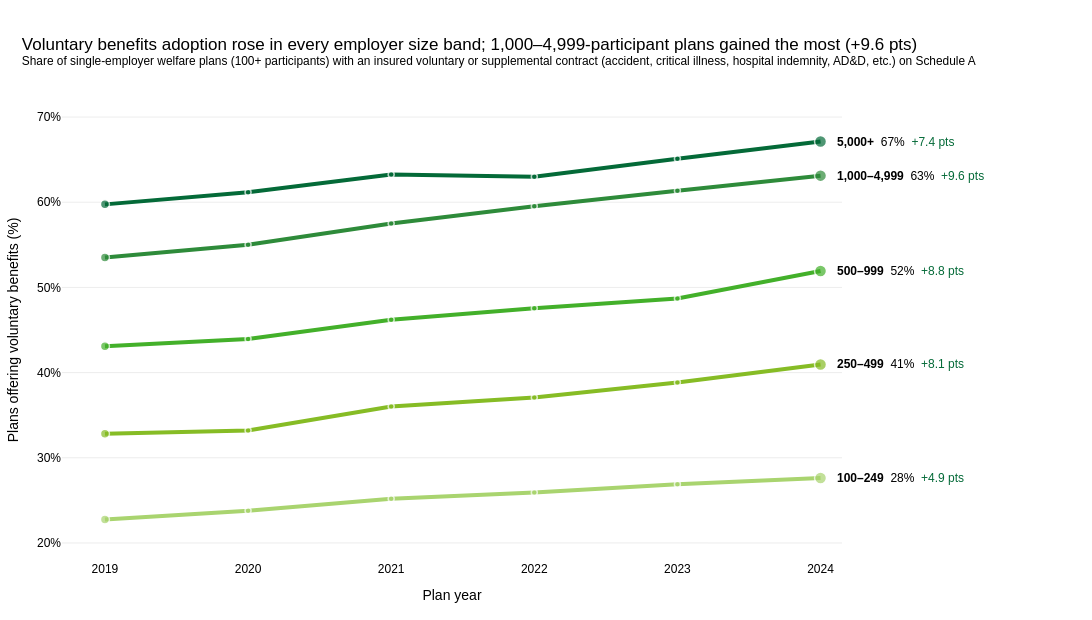

Source (notebook cell):
### Markdown cell above
## 8. Is voluntary benefits adoption spreading across employer sizes?

### Code cell
VOLUNTARY = f"""
    WITH filings AS ({FILINGS})
    SELECT
        f.FORM_YEAR,
        f.plan_key,
        ANY_VALUE(f.participants) AS participants,
        BOOL_OR(
            COALESCE(a.WLFR_BNFT_OTHER_IND = '1' OR a.WLFR_BNFT_INDEMNITY_IND = '1', FALSE)
            AND NOT COALESCE(
                a.WLFR_BNFT_HEALTH_IND = '1' OR a.WLFR_BNFT_HMO_IND = '1' OR a.WLFR_BNFT_PPO_IND = '1'
                OR a.WLFR_BNFT_DRUG_IND = '1' OR a.WLFR_BNFT_STOP_LOSS_IND = '1'
                OR a.WLFR_BNFT_DENTAL_IND = '1' OR a.WLFR_BNFT_VISION_IND = '1'
                OR a.WLFR_BNFT_LIFE_INSUR_IND = '1' OR a.WLFR_BNFT_TEMP_DISAB_IND = '1'
                OR a.WLFR_BNFT_LONG_TERM_DISAB_IND = '1', FALSE)
        ) AS has_voluntary
    FROM filings f
    JOIN gold.SCH_A a USING (ACK_ID)
    WHERE f.entity_type = '2'
      AND f.participants >= 100
    GROUP BY 1, 2
"""

with duckdb.connect(DB_PATH, read_only=True) as con:
    voluntary = con.sql(VOLUNTARY).df()

vol_bins = [100, 250, 500, 1_000, 5_000, np.inf]
vol_labels = ["100–249", "250–499", "500–999", "1,000–4,999", "5,000+"]
adoption = (
    voluntary.assign(
        size_band=pd.cut(
            voluntary["participants"], bins=vol_bins, labels=vol_labels, right=False
        )
    )
    .groupby(["size_band", "FORM_YEAR"], observed=True)["has_voluntary"]
    .mean()
    .mul(100)
    .unstack("FORM_YEAR")
)
adoption["delta"] = adoption[LAST] - adoption[FIRST]
all_bands_up = (adoption["delta"] > 0).all()
lead = adoption["delta"].idxmax()

band_colors = ["#A9D46F", PALETTE[0], PALETTE[1], "#2E8B3A", PALETTE[2]]

fig = go.Figure()
base_theme(
    fig,
    f"Voluntary benefits adoption rose in {'every' if all_bands_up else 'most'} employer size band; "
    f"{lead}-participant plans gained the most (+{adoption.loc[lead, 'delta']:.1f} pts)",
    "Share of single-employer welfare plans (100+ participants) with an insured voluntary or supplemental "
    "contract (accident, critical illness, hospital indemnity, AD&D, etc.) on Schedule A",
    height=620,
)

for band, color in zip(vol_labels, band_colors):
    y = adoption.loc[band, YEARS]
    fig.add_trace(
        go.Scatter(
            x=YEARS,
            y=y,
            mode="lines+markers",
            name=band,
            line=dict(color=color, width=4),
            marker=dict(
                size=[9] + [6] * (len(YEARS) - 2) + [12],
                color=color,
                line=dict(color="white", width=1.5),
            ),
            hovertemplate=f"{band} participants<br>%{{x}}: %{{y:.1f}}% of plans<extra></extra>",
            showlegend=False,
        )
    )
    fig.add_annotation(
        x=LAST,
        y=y.iloc[-1],
        text=f"<b>{band}</b>  {y.iloc[-1]:.0f}%  "
        f"<span style='color:{PALETTE[2]}'>+{adoption.loc[band, 'delta']:.1f} pts</span>",
        showarrow=False,
        xanchor="left",
        xshift=14,
        font=dict(size=12, color=BLACK),
    )

fig.update_layout(
    width=FIG_WIDTH,
    margin=dict(l=60, r=250, t=100, b=60),
    xaxis=dict(
        tickvals=YEARS,
        title="Plan year",
        showgrid=False,
        range=[FIRST - 0.3, LAST + 0.15],
    ),
    yaxis=dict(
        title="Plans offering voluntary benefits (%)",
        ticksuffix="%",
        gridcolor="#EDEDED",
        range=[
            np.floor(adoption[YEARS].values.min() / 10) * 10 - 2,
            np.ceil(adoption[YEARS].values.max() / 10) * 10 + 2,
        ],
    ),
)
save_figure(fig, "08-voluntary-adoption-by-size", ANALYSIS_PATH)
fig.show()

### Figure 1 — Plotly figure (JSON) as saved in the notebook; plotly's stock layout.template omitted (floating-point values rounded to 4 significant figures)
{"data": [{"hovertemplate": "100–249 participants<br>%{x}: %{y:.1f}% of plans<extra></extra>", "line": {"color": "#A9D46F", "width": 4}, "marker": {"color": "#A9D46F", "line": {"color": "white", "width": 1.5}, "size": [9, 6, 6, 6, 6, 12]}, "mode": "lines+markers", "name": "100–249", "showlegend": false, "type": "scatter", "x": [2019, 2020, 2021, 2022, 2023, 2024], "y": [22.76, 23.78, 25.19, 25.94, 26.88, 27.62]}, {"hovertemplate": "250–499 participants<br>%{x}: %{y:.1f}% of plans<extra></extra>", "line": {"color": "#86BC25", "width": 4}, "marker": {"color": "#86BC25", "line": {"color": "white", "width": 1.5}, "size": [9, 6, 6, 6, 6, 12]}, "mode": "lines+markers", "name": "250–499", "showlegend": false, "type": "scatter", "x": [2019, 2020, 2021, 2022, 2023, 2024], "y": [32.83, 33.21, 36.02, 37.07, 38.84, 40.95]}, {"hovertemplate": "500–999 participants<br>%{x}: %{y:.1f}% of plans<extra></extra>", "line": {"color": "#43B02A", "width": 4}, "marker": {"color": "#43B02A", "line": {"color": "white", "width": 1.5}, "size": [9, 6, 6, 6, 6, 12]}, "mode": "lines+markers", "name": "500–999", "showlegend": false, "type": "scatter", "x": [2019, 2020, 2021, 2022, 2023, 2024], "y": [43.09, 43.96, 46.21, 47.55, 48.69, 51.93]}, {"hovertemplate": "1,000–4,999 participants<br>%{x}: %{y:.1f}% of plans<extra></extra>", "line": {"color": "#2E8B3A", "width": 4}, "marker": {"color": "#2E8B3A", "line": {"color": "white", "width": 1.5}, "size": [9, 6, 6, 6, 6, 12]}, "mode": "lines+markers", "name": "1,000–4,999", "showlegend": false, "type": "scatter", "x": [2019, 2020, 2021, 2022, 2023, 2024], "y": [53.52, 55.02, 57.49, 59.51, 61.34, 63.12]}, {"hovertemplate": "5,000+ participants<br>%{x}: %{y:.1f}% of plans<extra></extra>", "line": {"color": "#046A38", "width": 4}, "marker": {"color": "#046A38", "line": {"color": "white", "width": 1.5}, "size": [9, 6, 6, 6, 6, 12]}, "mode": "lines+markers", "name": "5,000+", "showlegend": false, "type": "scatter", "x": [2019, 2020, 2021, 2022, 2023, 2024], "y": [59.75, 61.17, 63.25, 63.0, 65.09, 67.13]}], "layout": {"annotations": [{"font": {"color": "#000000", "size": 12}, "showarrow": false, "text": "<b>100–249</b>  28%  <span style='color:#046A38'>+4.9 pts</span>", "x": 2024, "xanchor": "left", "xshift": 14, "y": 27.62}, {"font": {"color": "#000000", "size": 12}, "showarrow": false, "text": "<b>250–499</b>  41%  <span style='color:#046A38'>+8.1 pts</span>", "x": 2024, "xanchor": "left", "xshift": 14, "y": 40.95}, {"font": {"color": "#000000", "size": 12}, "showarrow": false, "text": "<b>500–999</b>  52%  <span style='color:#046A38'>+8.8 pts</span>", "x": 2024, "xanchor": "left", "xshift": 14, "y": 51.93}, {"font": {"color": "#000000", "size": 12}, "showarrow": false, "text": "<b>1,000–4,999</b>  63%  <span style='color:#046A38'>+9.6 pts</span>", "x": 2024, "xanchor": "left", "xshift": 14, "y": 63.12}, {"font": {"color": "#000000", "size": 12}, "showarrow": false, "text": "<b>5,000+</b>  67%  <span style='color:#046A38'>+7.4 pts</span>", "x": 2024, "xanchor": "left", "xshift": 14, "y": 67.13}], "colorway": ["#86BC25", "#43B02A", "#046A38"], "font": {"color": "#000000", "family": "Arial, sans-serif"}, "height": 620, "hoverlabel": {"bgcolor": "white", "font": {"color": "#000000"}}, "legend": {"font": {"color": "#000000"}, "orientation": "h", "x": 1, "xanchor": "right", "y": 1.01, "yanchor": "bottom"}, "margin": {"b": 60, "l": 60, "r": 250, "t": 100}, "paper_bgcolor": "white", "plot_bgcolor": "white", "title": {"font": {"color": "#000000", "family": "Arial, sans-serif"}, "text": "Voluntary benefits adoption rose in every employer size band; 1,000–4,999-participant plans gained the most (+9.6 pts)<br><sup>Share of single-employer welfare plans (100+ participants) with an insured voluntary or supplemental contract (accident, critical illness, hospital indemnity, AD&D, etc.) on Schedule A</sup>", "x": 0.02, "xanchor": "left"}, "width": 1100, "xaxis": {"range": [2019.0, 2024.0], "showgrid": false, "tickfont": {"color": "#000000"}, "tickvals": [2019, 2020, 2021, 2022, 2023, 2024], "title": {"text": "Plan year"}}, "yaxis": {"gridcolor": "#EDEDED", "range": [18.0, 72.0], "tickfont": {"color": "#000000"}, "ticksuffix": "%", "title": {"text": "Plans offering voluntary benefits (%)"}}}}
